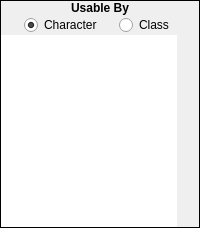
            <widget class="QFrame" name="frame_145">
             <property name="sizePolicy">
              <sizepolicy hsizetype="Fixed" vsizetype="Expanding">
               <horstretch>0</horstretch>
               <verstretch>0</verstretch>
              </sizepolicy>
             </property>
             <property name="focusPolicy">
              <enum>Qt::ClickFocus</enum>
             </property>
             <property name="frameShape">
              <enum>QFrame::Box</enum>
             </property>
             <property name="frameShadow">
              <enum>QFrame::Plain</enum>
             </property>
             <layout class="QVBoxLayout" name="verticalLayout_265">
              <property name="spacing">
               <number>0</number>
              </property>
              <property name="margin">
               <number>0</number>
              </property>
              <item>
               <widget class="QLabel" name="label_201">
                <property name="sizePolicy">
                 <sizepolicy hsizetype="Preferred" vsizetype="Fixed">
                  <horstretch>0</horstretch>
                  <verstretch>0</verstretch>
                 </sizepolicy>
                </property>
                <property name="font">
                 <font>
                  <weight>75</weight>
                  <bold>true</bold>
                 </font>
                </property>
                <property name="focusPolicy">
                 <enum>Qt::ClickFocus</enum>
                </property>
                <property name="text">
                 <string>Usable By</string>
                </property>
                <property name="alignment">
                 <set>Qt::AlignCenter</set>
                </property>
               </widget>
              </item>
              <item>
               <widget class="QWidget" name="widget_158" native="true">
                <property name="focusPolicy">
                 <enum>Qt::ClickFocus</enum>
                </property>
                <layout class="QVBoxLayout" name="verticalLayout_266">
                 <property name="spacing">
                  <number>0</number>
                 </property>
                 <property name="margin">
                  <number>0</number>
                 </property>
                 <item>
                  <widget class="QWidget" name="widget_159" native="true">
                   <property name="sizePolicy">
                    <sizepolicy hsizetype="Preferred" vsizetype="Fixed">
                     <horstretch>0</horstretch>
                     <verstretch>0</verstretch>
                    </sizepolicy>
                   </property>
                   <property name="focusPolicy">
                    <enum>Qt::ClickFocus</enum>
                   </property>
                   <layout class="QHBoxLayout" name="horizontalLayout_126">
                    <property name="spacing">
                     <number>0</number>
                    </property>
                    <property name="leftMargin">
                     <number>6</number>
                    </property>
                    <property name="topMargin">
                     <number>0</number>
                    </property>
                    <property name="rightMargin">
                     <number>6</number>
                    </property>
                    <property name="bottomMargin">
                     <number>0</number>
                    </property>
                    <item>
                     <widget class="QRadioButton" name="equipment_rbUsableByCharacter">
                      <property name="sizePolicy">
                       <sizepolicy hsizetype="Fixed" vsizetype="Fixed">
                        <horstretch>0</horstretch>
                        <verstretch>0</verstretch>
                       </sizepolicy>
                      </property>
                      <property name="focusPolicy">
                       <enum>Qt::ClickFocus</enum>
                      </property>
                      <property name="text">
                       <string>Character</string>
                      </property>
                      <property name="checked">
                       <bool>true</bool>
                      </property>
                     </widget>
                    </item>
                    <item>
                     <widget class="QRadioButton" name="equipment_rbUsableByClass">
                      <property name="sizePolicy">
                       <sizepolicy hsizetype="Fixed" vsizetype="Fixed">
                        <horstretch>0</horstretch>
                        <verstretch>0</verstretch>
                       </sizepolicy>
                      </property>
                      <property name="focusPolicy">
                       <enum>Qt::ClickFocus</enum>
                      </property>
                      <property name="text">
                       <string>Class</string>
                      </property>
                     </widget>
                    </item>
                   </layout>
                  </widget>
                 </item>
                 <item>
                  <widget class="QTableWidget" name="equipment_twCharacterClassList">
                   <property name="sizePolicy">
                    <sizepolicy hsizetype="Fixed" vsizetype="Preferred">
                     <horstretch>0</horstretch>
                     <verstretch>0</verstretch>
                    </sizepolicy>
                   </property>
                   <property name="minimumSize">
                    <size>
                     <width>176</width>
                     <height>0</height>
                    </size>
                   </property>
                   <property name="maximumSize">
                    <size>
                     <width>176</width>
                     <height>16777215</height>
                    </size>
                   </property>
                   <property name="focusPolicy">
                    <enum>Qt::ClickFocus</enum>
                   </property>
                   <property name="frameShape">
                    <enum>QFrame::NoFrame</enum>
                   </property>
                   <property name="horizontalScrollBarPolicy">
                    <enum>Qt::ScrollBarAlwaysOff</enum>
                   </property>
                   <property name="editTriggers">
                    <set>QAbstractItemView::NoEditTriggers</set>
                   </property>
                   <property name="tabKeyNavigation">
                    <bool>false</bool>
                   </property>
                   <property name="selectionMode">
                    <enum>QAbstractItemView::NoSelection</enum>
                   </property>
                   <property name="verticalScrollMode">
                    <enum>QAbstractItemView::ScrollPerPixel</enum>
                   </property>
                   <property name="horizontalScrollMode">
                    <enum>QAbstractItemView::ScrollPerPixel</enum>
                   </property>
                   <property name="showGrid">
                    <bool>false</bool>
                   </property>
                   <property name="wordWrap">
                    <bool>false</bool>
                   </property>
                   <property name="cornerButtonEnabled">
                    <bool>false</bool>
                   </property>
                   <attribute name="horizontalHeaderVisible">
                    <bool>false</bool>
                   </attribute>
                   <attribute name="horizontalHeaderStretchLastSection">
                    <bool>true</bool>
                   </attribute>
                   <attribute name="verticalHeaderVisible">
                    <bool>false</bool>
                   </attribute>
                   <column>
                    <property name="text">
                     <string>New Column</string>
                    </property>
                   </column>
                  </widget>
                 </item>
                </layout>
               </widget>
              </item>
             </layout>
            </widget>
